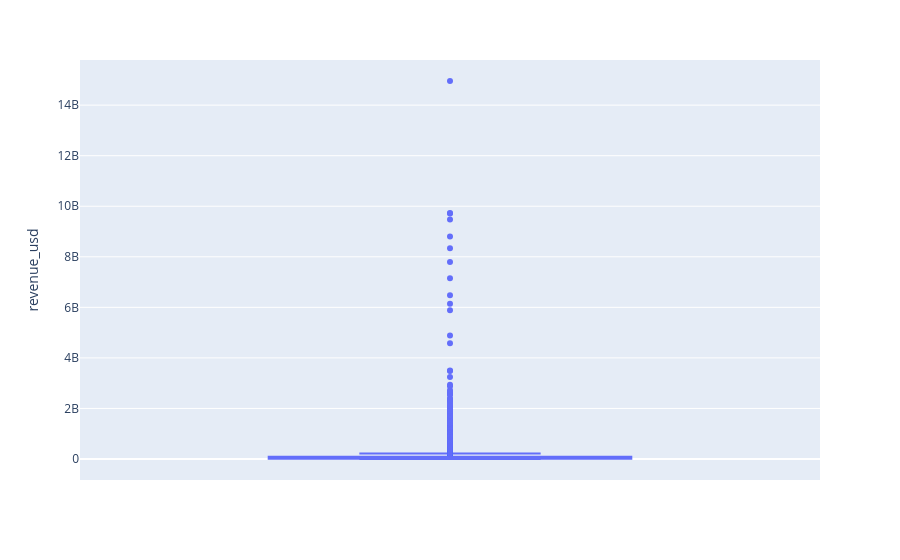

Notebook code cell kept with this figure:
### Code cell
px.box(
    data_frame=df,
    y='revenue_usd'
    
)

### Figure 1 — Plotly figure (JSON) as saved in the notebook; plotly's stock layout.template omitted (floating-point values rounded to 4 significant figures; data arrays with more than 128 entries replaced by an {"elided": "..."} marker saying what was removed)
{"data": [{"alignmentgroup": "True", "hovertemplate": "revenue_usd=%{y}<extra></extra>", "legendgroup": "", "marker": {"color": "#636efa"}, "name": "", "notched": false, "offsetgroup": "", "orientation": "v", "showlegend": false, "type": "box", "x0": " ", "xaxis": "x", "y": {"elided": "5000 float values"}, "y0": " ", "yaxis": "y"}], "layout": {"boxmode": "group", "legend": {"tracegroupgap": 0}, "margin": {"t": 60}, "xaxis": {"anchor": "y", "domain": [0, 1]}, "yaxis": {"anchor": "x", "domain": [0, 1], "title": {"text": "revenue_usd"}}}}
